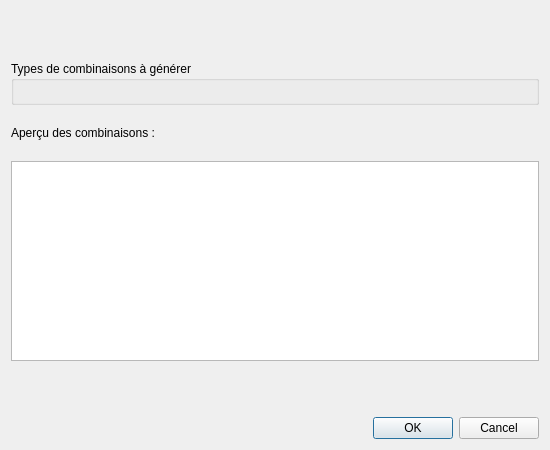
<?xml version="1.0" encoding="UTF-8"?>
<ui version="4.0">
 <class>ComboDialog</class>
 <widget class="QDialog" name="ComboDialog">
  <property name="windowTitle">
   <string>Combinaisons EC0 — NF EN 1990</string>
  </property>
  <property name="minimumSize">
   <size>
    <width>550</width>
    <height>450</height>
   </size>
  </property>
  <layout class="QVBoxLayout" name="mainLayout">
   <item>
    <widget class="QLabel" name="lbl_info">
     <property name="styleSheet">
      <string notr="true">font-weight: bold;</string>
     </property>
     <property name="text">
      <string/>
     </property>
    </widget>
   </item>
   <item>
    <widget class="QGroupBox" name="grp_types">
     <property name="title">
      <string>Types de combinaisons à générer</string>
     </property>
     <layout class="QVBoxLayout" name="grp_types_layout"/>
    </widget>
   </item>
   <item>
    <widget class="QLabel" name="lbl_preview_title">
     <property name="text">
      <string>Aperçu des combinaisons :</string>
     </property>
    </widget>
   </item>
   <item>
    <widget class="QPlainTextEdit" name="txt_preview">
     <property name="readOnly">
      <bool>true</bool>
     </property>
     <property name="maximumSize">
      <size>
       <width>16777215</width>
       <height>200</height>
      </size>
     </property>
    </widget>
   </item>
   <item>
    <widget class="QLabel" name="lbl_count">
     <property name="text">
      <string/>
     </property>
    </widget>
   </item>
   <item>
    <widget class="QDialogButtonBox" name="buttons">
     <property name="standardButtons">
      <set>QDialogButtonBox::Ok|QDialogButtonBox::Cancel</set>
     </property>
    </widget>
   </item>
  </layout>
 </widget>
 <resources/>
 <connections/>
</ui>
